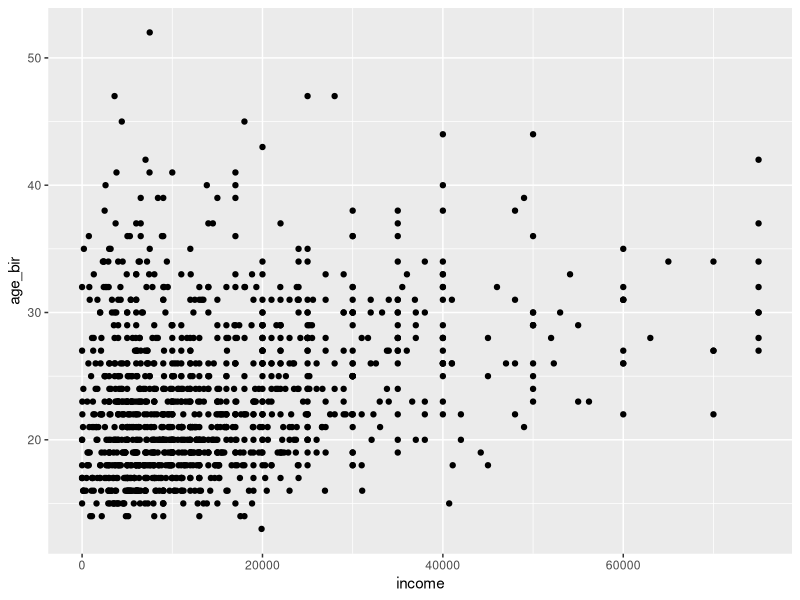
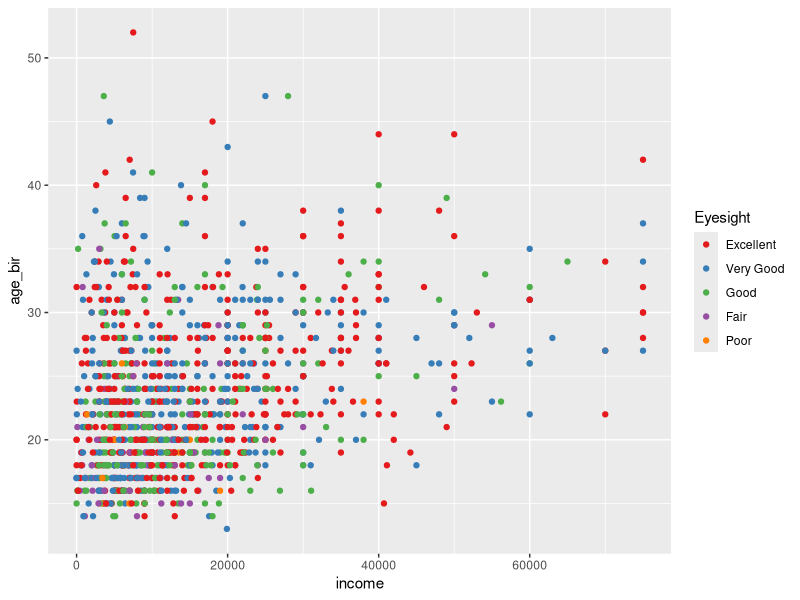

Generate these figures, in order, with R:
#====================================================================#
# Title: Day 1, script 3                                             #
# Name:  Your name here                                              #
#====================================================================#

#### Code ------------------------------------------------------------
# Run through this code on your own to practice what we covered in
# the slides.

# Before you do anything, restart R by going to Session -> Restart R
# or using the keyboard shortcut shift-cmd/ctrl-F10.
# This won't delete any of your work, even if you haven't saved your script,
# but it will unload all the packages and remove all objects from your environment.
# It's best practice to start fresh every time.

# since we restarted R, we need to reload packages and data
library(tidyverse)
nlsy <- read_csv("nlsy_cc.csv")
colnames(nlsy) <- c("glasses", "eyesight", "sleep_wkdy", "sleep_wknd",
                    "id", "nsibs", "samp", "race_eth", "sex", "region", 
                    "income", "res_1980", "res_2002", "age_bir")

# explore the data
glimpse(nlsy)
summary(nlsy)

# we can refer to specific variables with $ notation
summary(nlsy$glasses)
mean(nlsy$age_bir)
# what happens if you just run nlsy$eyesight?
# what about table(nlsy$eyesight)

# starting plot:
ggplot(data = nlsy) +
  geom_point(aes(x = income, y = age_bir))

# ending plot:
ggplot(data = nlsy) +
  geom_point(aes(x = income, y = age_bir,
                 color = factor(eyesight))) +
  scale_color_brewer(palette = "Set1",
                     name = "Eyesight",
                     labels = c("Excellent",
                                "Very Good",
                                "Good",
                                "Fair",
                                "Poor"))

# add and subtract to these two plots to see what happens!

#### Exercises 3 -----------------------------------------------------
# Answer the questions below. Remember to include your answers in
# this script so you can save and look back at it!

# 1. Using the NLSY data, make a scatter plot of the relationship between hours
# of sleep on weekends and weekdays. Color it according to region (where 1 =
# northeast, 2 = north central, 3 = south, and 4 = west).
# Answer:

# 2. Replace `geom_point()` with `geom_jitter()`. What does this do? Why might
# this be a good choice for this graph? Play with the `width = ` and `height =
# ` options. This site may help:
# https://ggplot2.tidyverse.org/reference/geom_jitter.html
# Answer:

# 3. Use the `shape = ` argument to map the sex variable to different shapes.
# Change the shapes to squares and diamonds. (Hint: how did we manually change
# colors to certain values? This page might also help:
# https://ggplot2.tidyverse.org/articles/ggplot2-specs.html)
# Answer:
